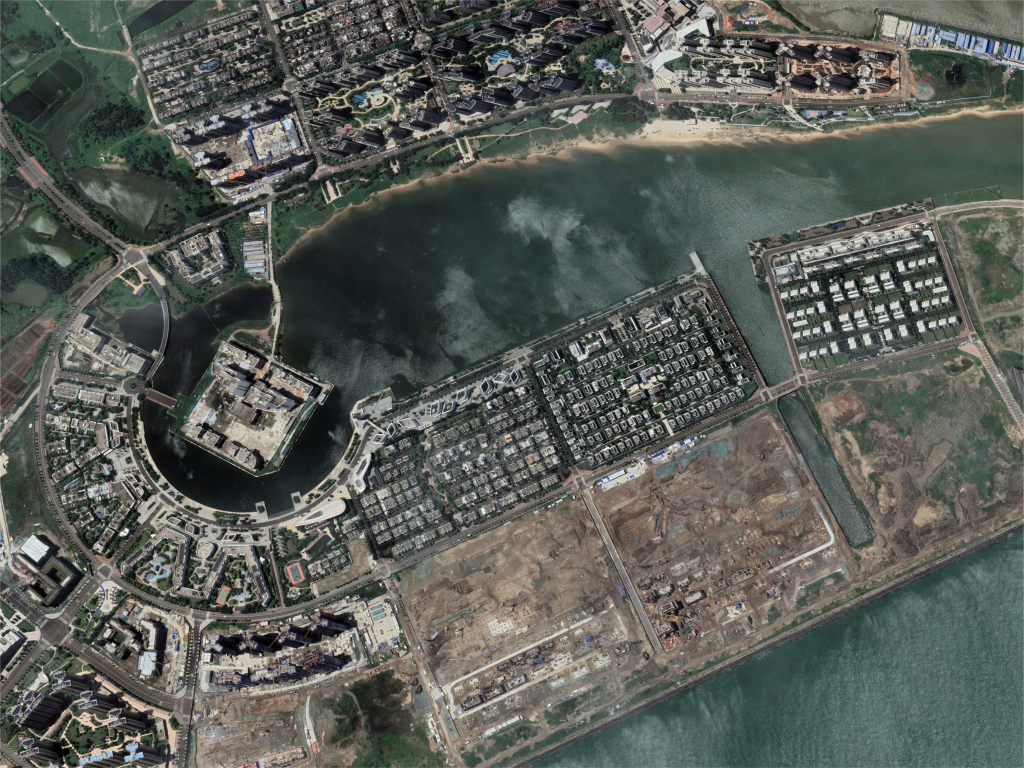
#> input picture source/data/Vis4096/test2/1.jpg, 4096 x 3072 px (shown at 1/4 size)
$ python -i main.py   (imports and definitions only)   (older library calls are emulated)
#> lines starting #> are read from the running program, lines starting #| are printed output that depends on the picture
#> further down, picture is the input picture: shape (3072, 4096, 3); mean B, G, R 87.7, 93.4, 89.4
import numpy as np
import cv2
import argparse
import os
import copy

# 全局变量，图像A只做一次gamma变换，否则会出现warp后的图像一直进行gamma变换
imageAGammaCount=0
# 同上，图像A只做一次自适应的直方图均衡
imageAEqualCount=0
# 同上，图像A只做一次畸变矫正
imageADisCorCount=0
#######################################
###############对图像的简单处理
#######################################
# 彩色图像R、G、B三通道均衡化（全局直方图均衡化）
# 效果不好，暂时都先别用
def RGBEqualize(image):
    (b, g, r) = cv2.split(image)
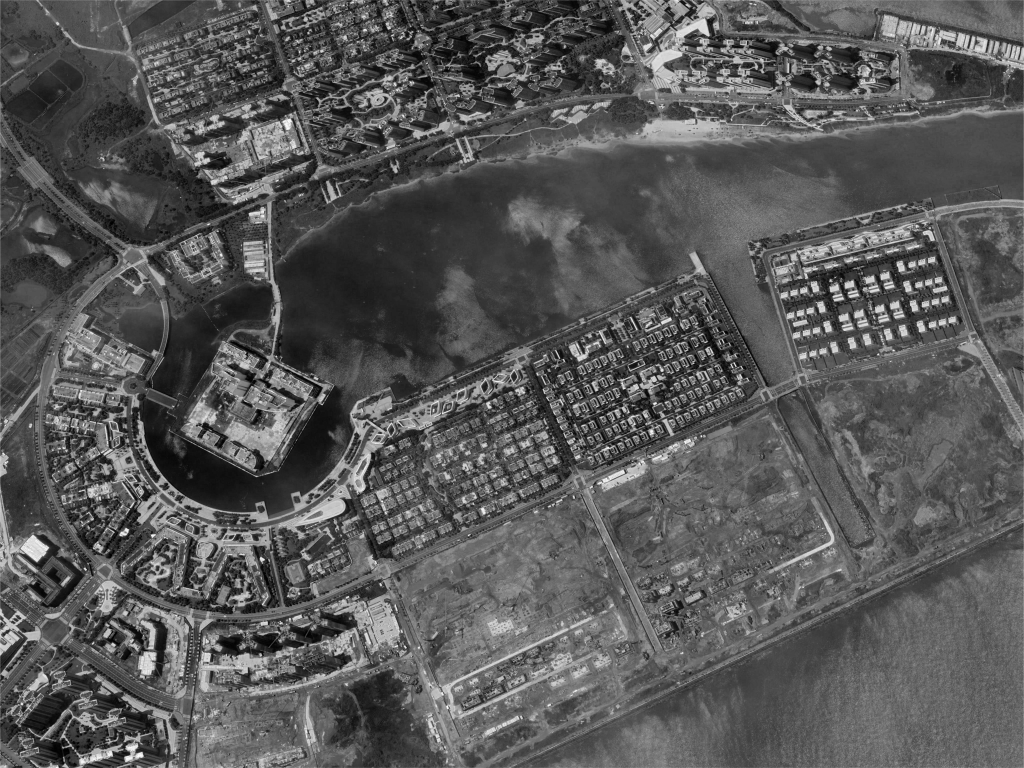
#> b: shape (3072, 4096) (shown at 1/4 size); min 0, max 255, mean 87.7
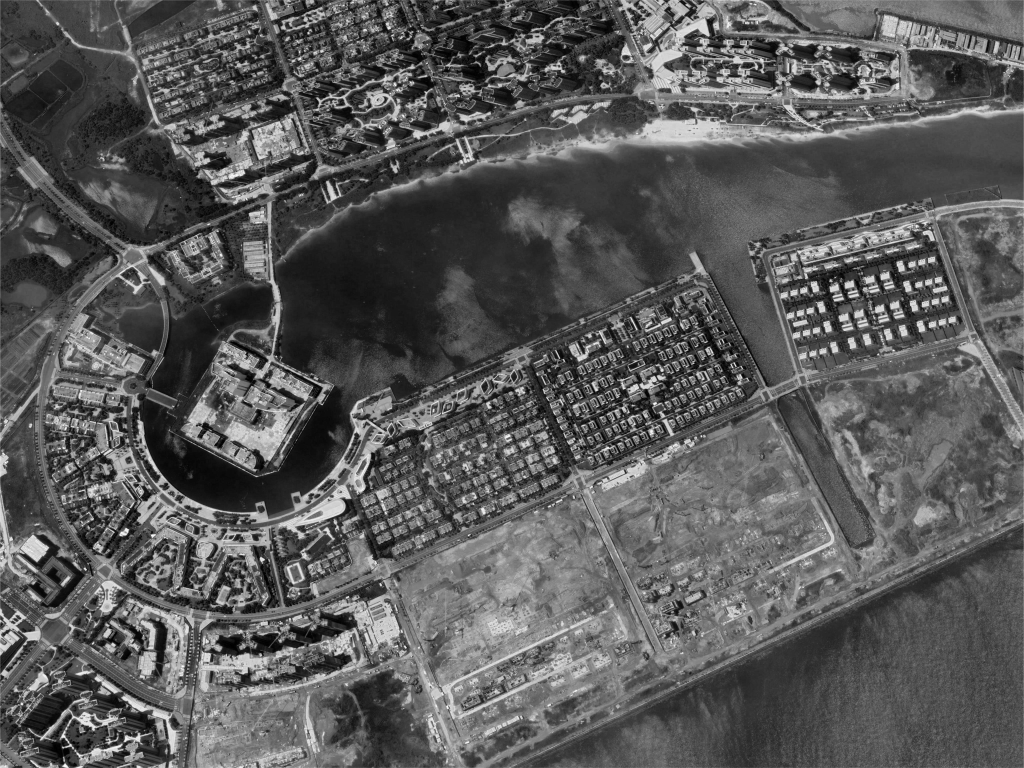
#> r: shape (3072, 4096) (shown at 1/4 size); min 0, max 255, mean 89.4
    equal_b = cv2.equalizeHist(b)
    equal_g = cv2.equalizeHist(g)
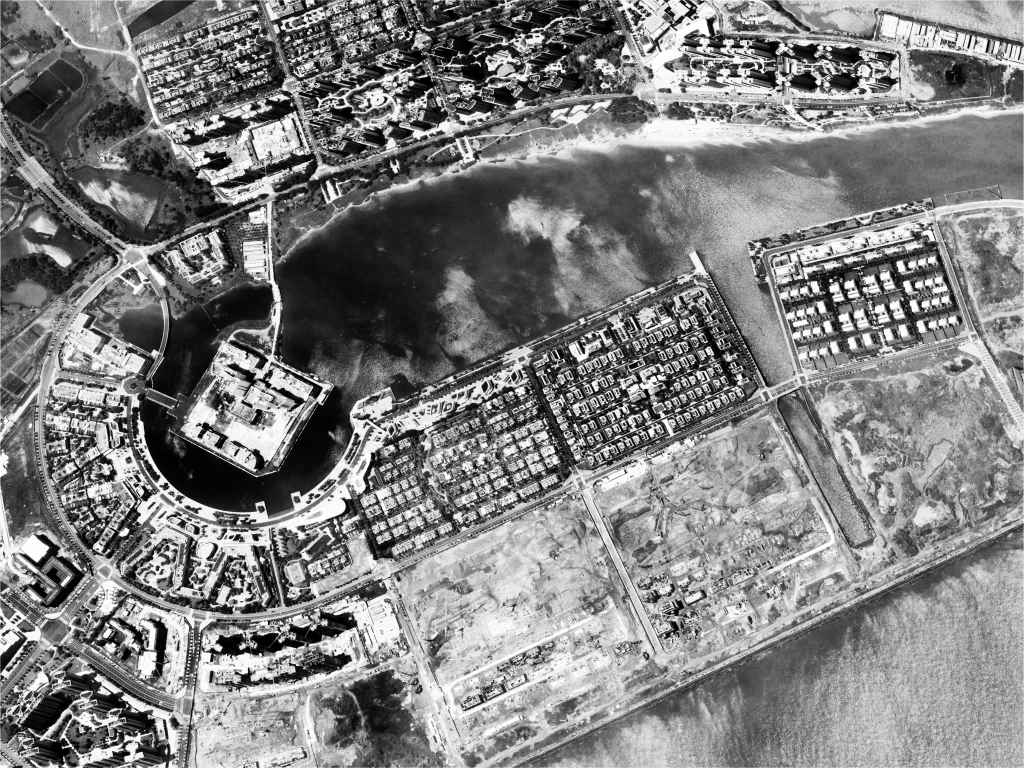
#> equal_g: shape (3072, 4096) (shown at 1/4 size); min 0, max 255, mean 128.3
    equal_r = cv2.equalizeHist(r)
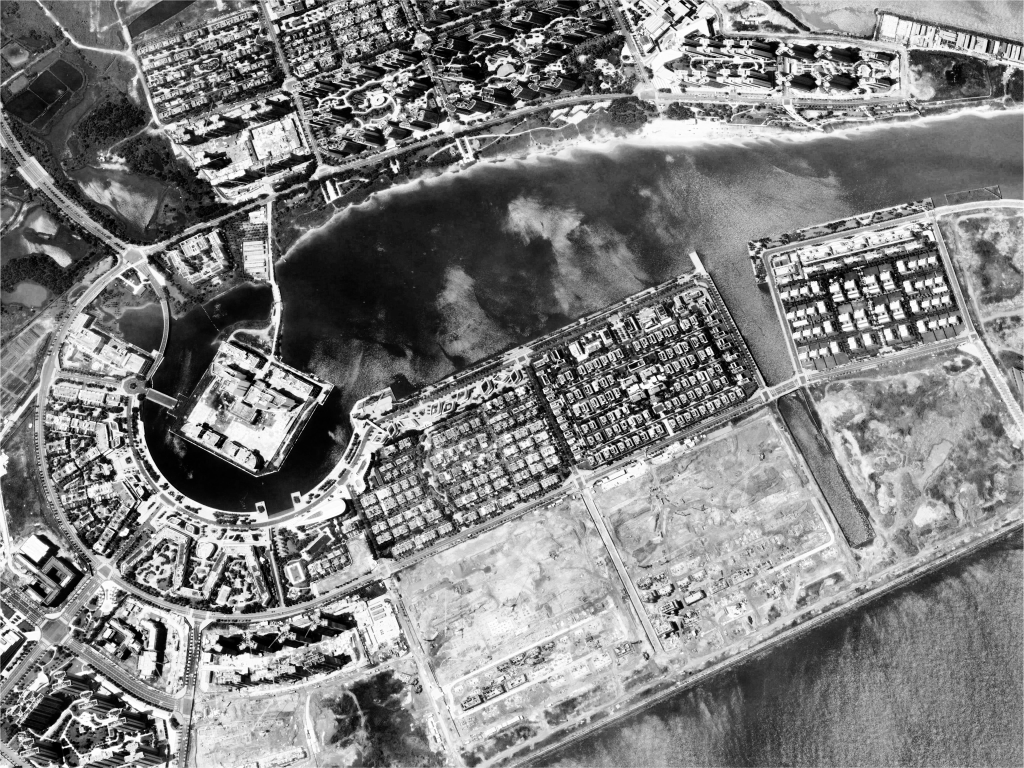
#> equal_r: shape (3072, 4096) (shown at 1/4 size); min 0, max 255, mean 128.2
    result = cv2.merge((equal_b, equal_g, equal_r))
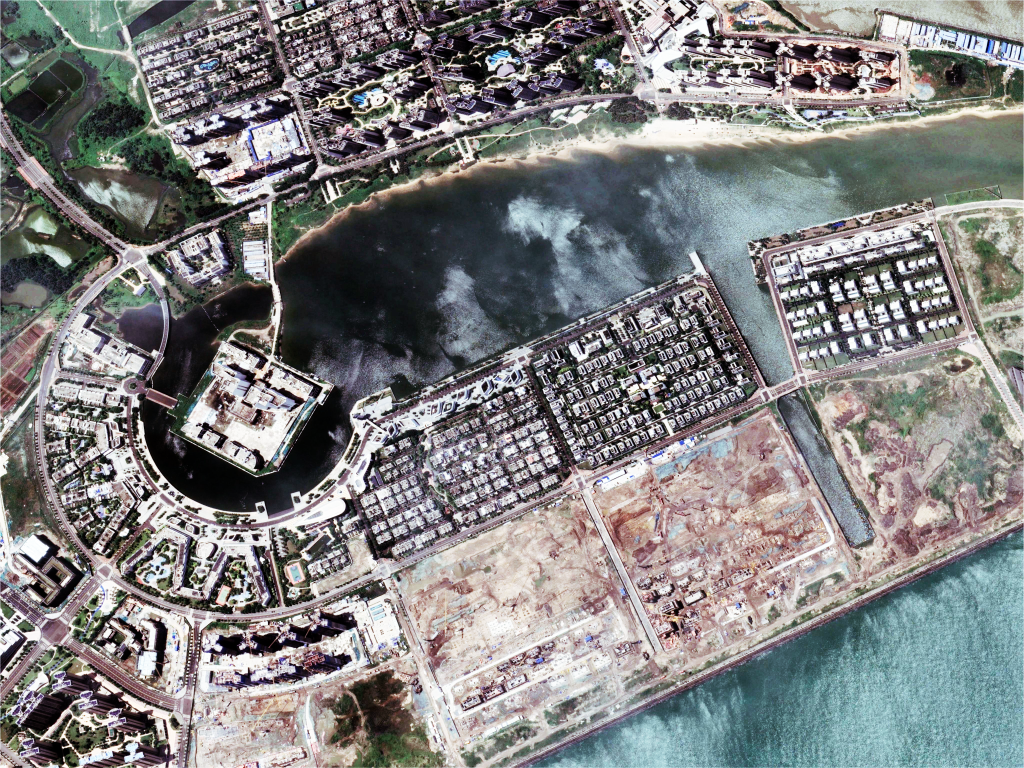
#> result: shape (3072, 4096, 3) (shown at 1/4 size); mean B, G, R 128.4, 128.3, 128.2
    return result
#  自适应彩色图像直方图均衡
# [388 lines left out: functions adaptiveHisEqual, gammaAdjust, distortionCor, getOptimalFontScale, addText, imageFusion and 4 more, not called in this run]


# 先不考虑拼接的顺序
# 默认用SURF算法
# [73 lines not run here, left out]
    ############################################

>>> import cv2
>>> picture = cv2.imread('../source/data/Vis4096/test2/1.jpg')
>>> result = RGBEqualize(picture)

$ run again, on source/data/Vis4096/test2/3.jpg
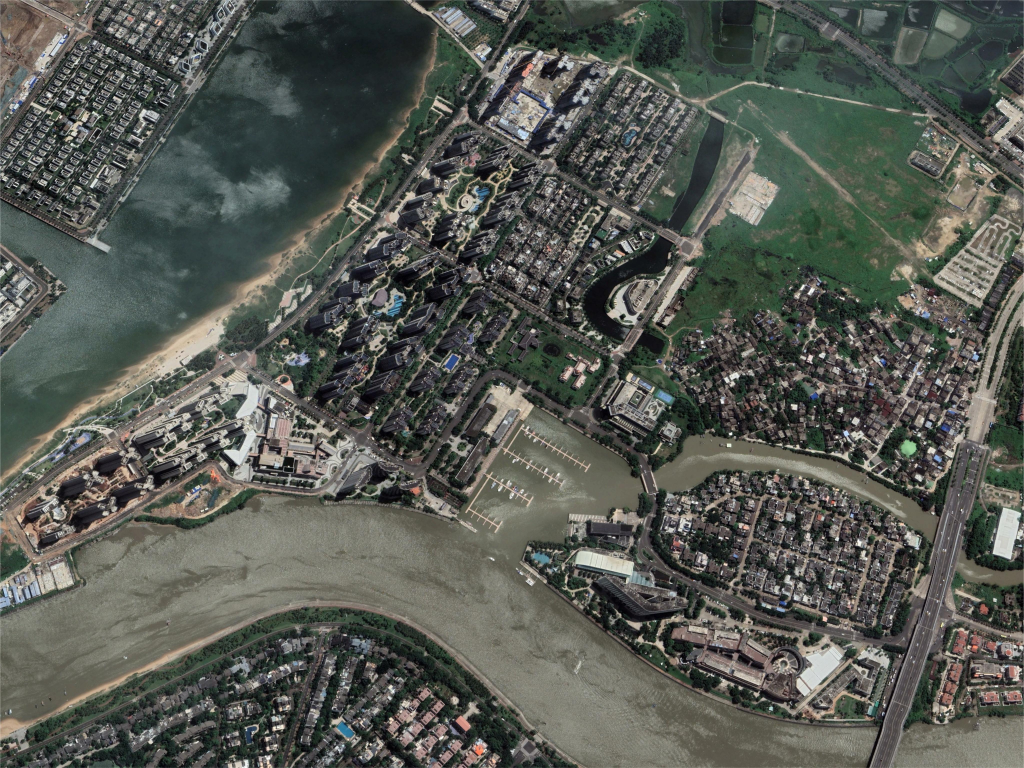
#> input picture source/data/Vis4096/test2/3.jpg, 4096 x 3072 px (shown at 1/4 size)
#> picture is the input picture: shape (3072, 4096, 3); mean B, G, R 82.5, 89.3, 85.9
#> in RGBEqualize, `equal_r = cv2.equalizeHist(r)`:
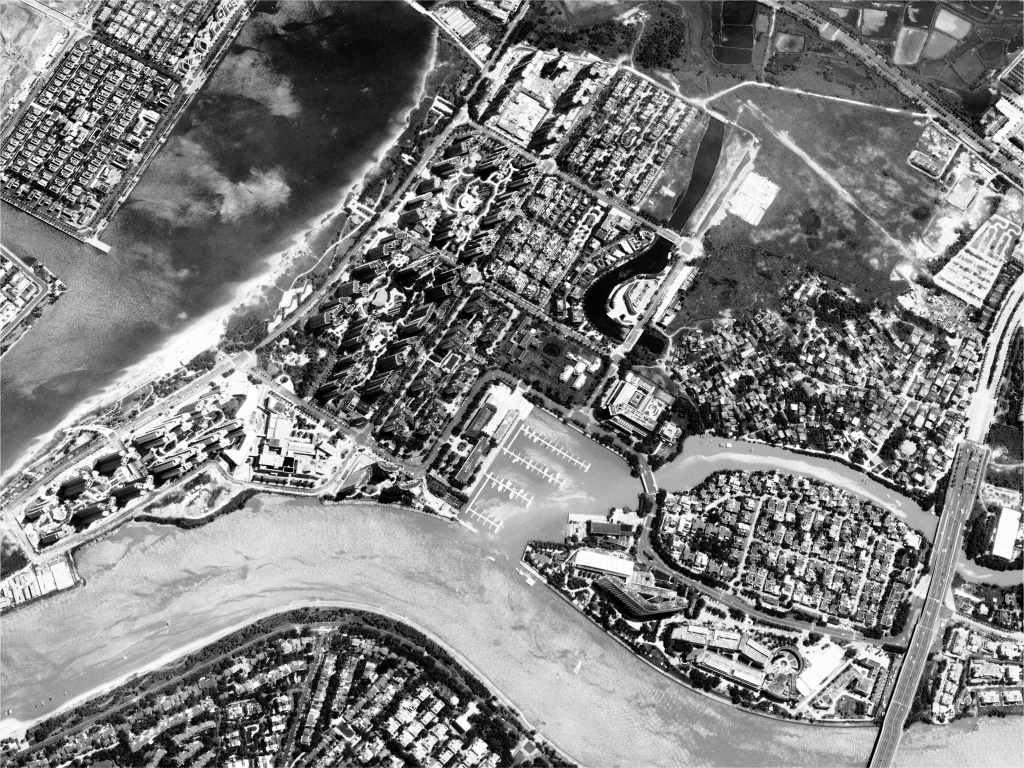
#> equal_r: shape (3072, 4096) (shown at 1/4 size); min 0, max 255, mean 128.2
#> in RGBEqualize, `result = cv2.merge((equal_b, equal_g, equal_r))`:
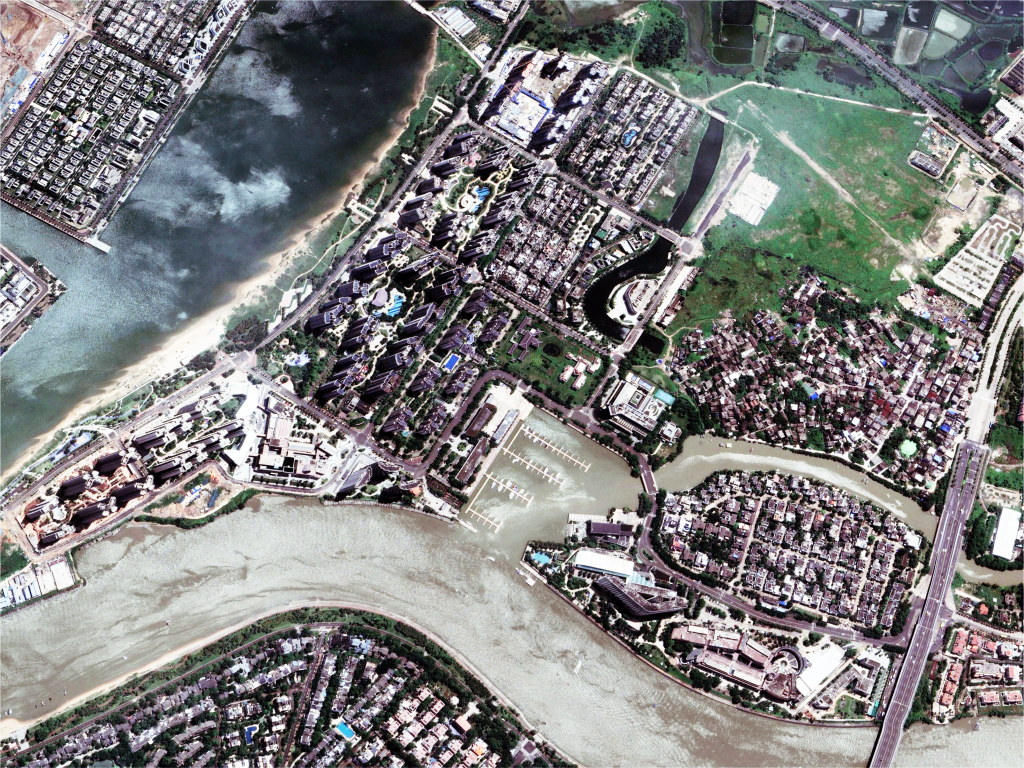
#> result: shape (3072, 4096, 3) (shown at 1/4 size); mean B, G, R 128.4, 128.3, 128.2

$ run again, on source/data/Vis2048/test3/4.jpg
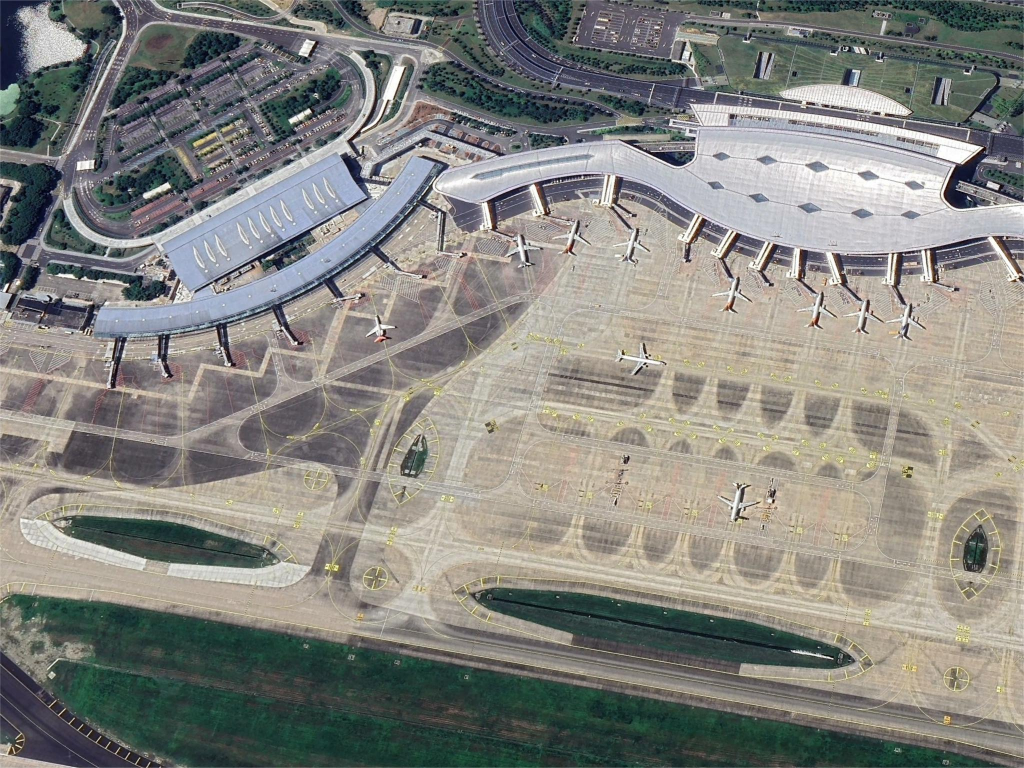
#> input picture source/data/Vis2048/test3/4.jpg, 2048 x 1536 px (shown at 1/2 size)
#> picture is the input picture: shape (1536, 2048, 3); mean B, G, R 127.1, 132.4, 132.5
#> in RGBEqualize, `equal_r = cv2.equalizeHist(r)`:
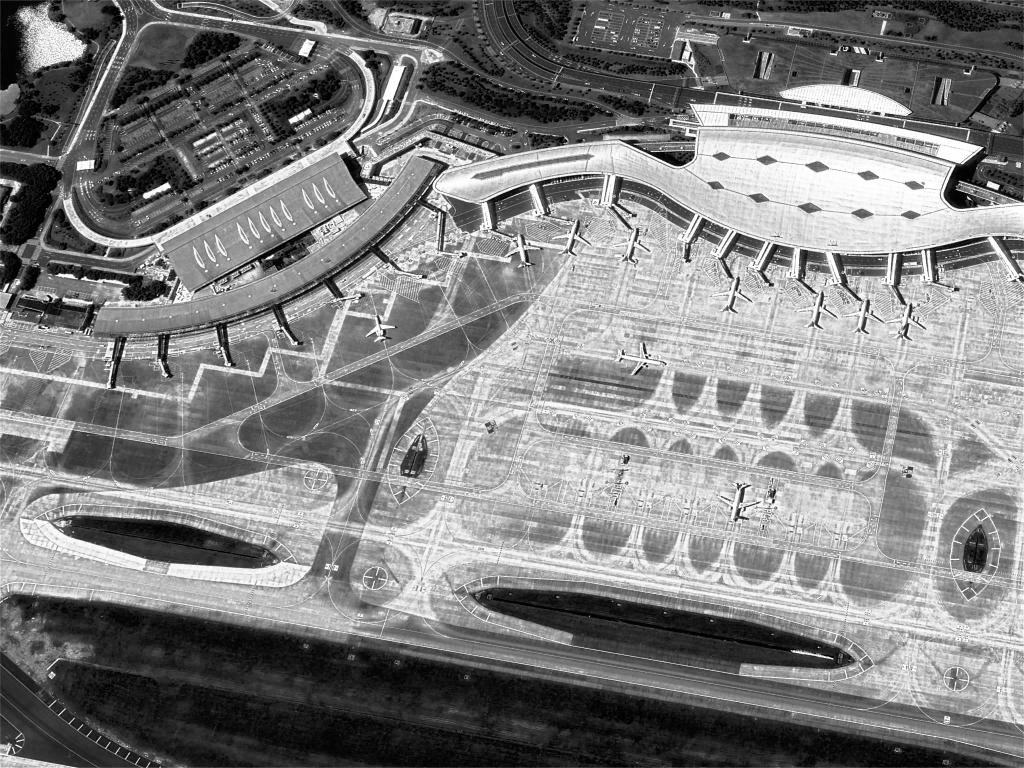
#> equal_r: shape (1536, 2048) (shown at 1/2 size); min 0, max 255, mean 128
#> in RGBEqualize, `result = cv2.merge((equal_b, equal_g, equal_r))`:
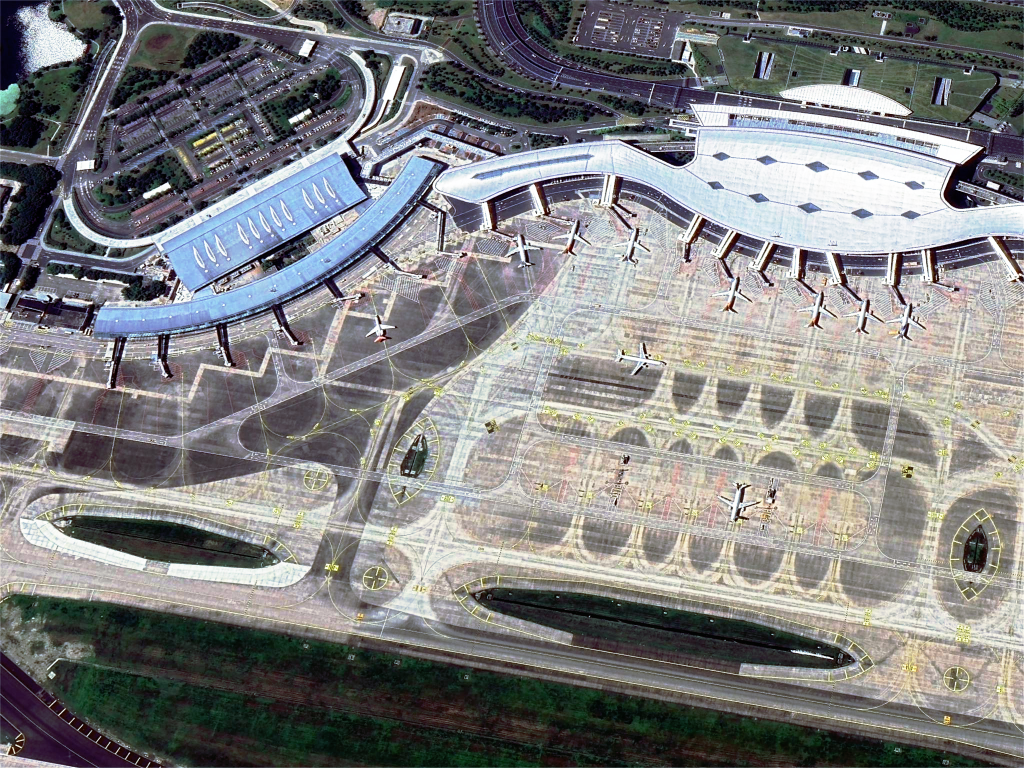
#> result: shape (1536, 2048, 3) (shown at 1/2 size); mean B, G, R 128.3, 128.2, 128
